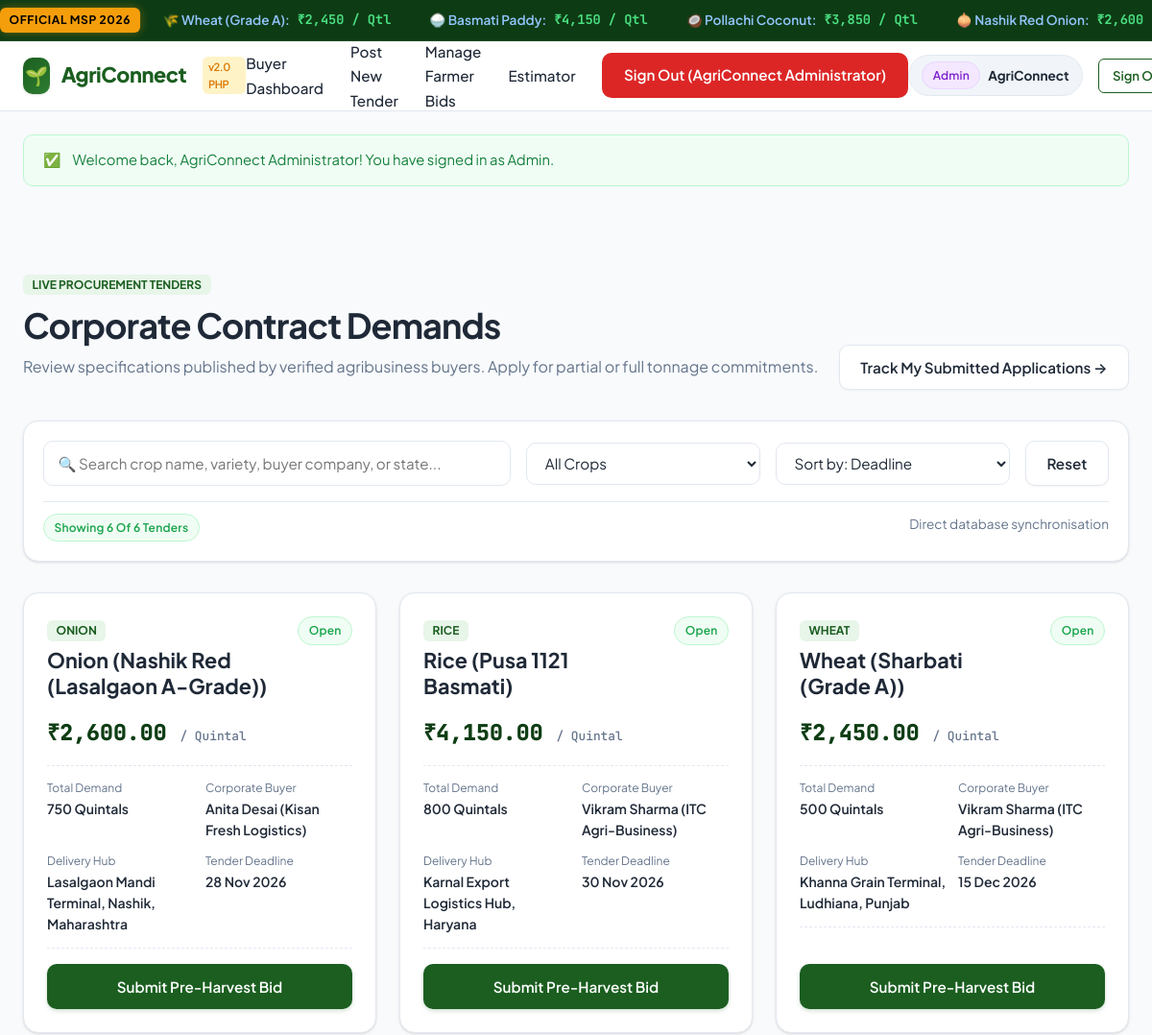
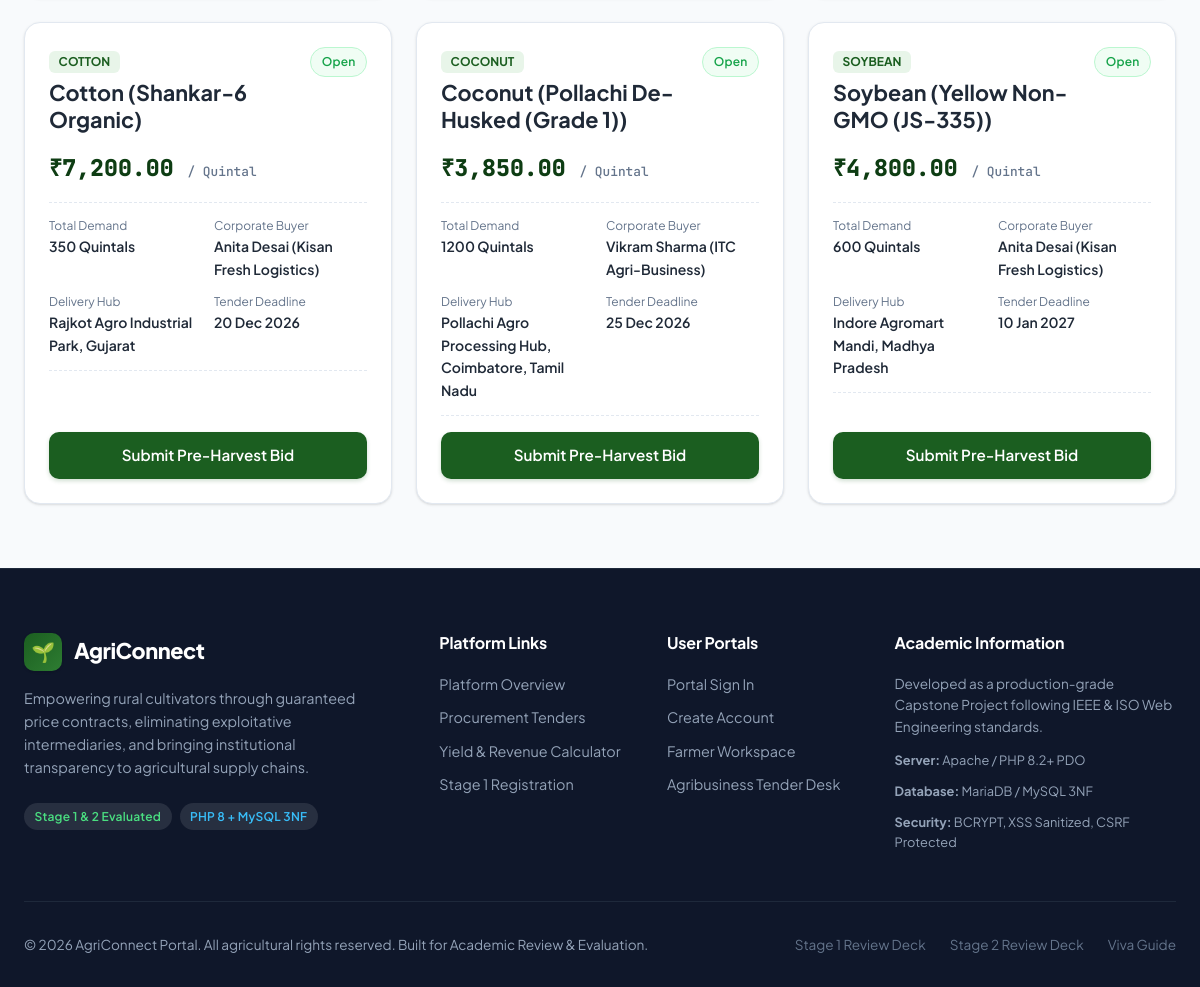
Screenshot of /farmer/browse_contracts.php (signed in) with the database file from the repository (2 pictures, top to bottom).
### tables this page shows
CREATE TABLE `crop_demands` (
    `id` INT AUTO_INCREMENT PRIMARY KEY,
    `buyer_id` INT NOT NULL,
    `crop_name` VARCHAR(100) NOT NULL,
    `variety` VARCHAR(120) NOT NULL,
    `required_quintals` INT NOT NULL,
    `offered_price_per_quintal` DECIMAL(10,2) NOT NULL,
    `delivery_location` VARCHAR(255) NOT NULL,
    `deadline` DATE NOT NULL,
    `status` ENUM('open', 'closed') NOT NULL DEFAULT 'open',
    `created_at` TIMESTAMP DEFAULT CURRENT_TIMESTAMP,
    INDEX `idx_crop_demands_status` (`status`),
    INDEX `idx_crop_demands_buyer` (`buyer_id`),
    INDEX `idx_crop_demands_crop` (`crop_name`),
    CONSTRAINT `fk_crop_demands_buyer`
        FOREIGN KEY (`buyer_id`) REFERENCES `users` (`id`)
        ON DELETE CASCADE
        ON UPDATE CASCADE
);

CREATE TABLE `users` (
    `id` INT AUTO_INCREMENT PRIMARY KEY,
    `name` VARCHAR(120) NOT NULL,
    `email` VARCHAR(191) NOT NULL UNIQUE,
    `password_hash` VARCHAR(255) NOT NULL,
    `phone` VARCHAR(20) NOT NULL,
    `role` ENUM('farmer', 'buyer', 'admin') NOT NULL DEFAULT 'farmer',
    `created_at` TIMESTAMP DEFAULT CURRENT_TIMESTAMP,
    INDEX `idx_users_role` (`role`),
    INDEX `idx_users_email` (`email`)
);

### config/db.php (called while the page is built, shortened)
    <?php
function formatINR($amount): string {
    return '₹' . number_format((float)$amount, 2);
}

### farmer/browse_contracts.php (the view, shortened to what this page needs)
<?php
require_once __DIR__ . '/../config/db.php';
require_once __DIR__ . '/../includes/auth_check.php';
$farmerId = (int)$_SESSION['user_id'];
$stmtTenders = $pdo->prepare("
    SELECT
        cd.id,
        cd.crop_name,
        cd.variety,
        cd.required_quintals,
        cd.offered_price_per_quintal,
        cd.delivery_location,
        cd.deadline,
        cd.created_at,
        u.name AS buyer_name,
        u.email AS buyer_email,
        u.phone AS buyer_phone,
        c.id AS existing_bid_id,
        c.status AS existing_bid_status,
        c.proposed_quantity AS existing_bid_quantity
    FROM crop_demands cd
    JOIN users u ON cd.buyer_id = u.id
    LEFT JOIN contracts c ON cd.id = c.demand_id AND c.farmer_id = :fid
    WHERE cd.status = 'open'
    ORDER BY cd.deadline ASC
");
$stmtTenders->execute([':fid' => $farmerId]);
$tenders = $stmtTenders->fetchAll();
require_once __DIR__ . '/../includes/header.php';
?>
<div class="section">
    <div class="container">
        <div style="display: flex; justify-content: space-between; align-items: flex-end; margin-bottom: 2rem; flex-wrap: wrap; gap: 1rem;">
            <div>
                <span class="crop-tag">Live Procurement Tenders</span>
                <h1 style="margin-top: 0.5rem; margin-bottom: 0.5rem;">Corporate Contract Demands</h1>
                <p class="text-muted">
                    Review specifications published by verified agribusiness buyers. Apply for partial or full tonnage commitments.
                </p>
            </div>
            <a href="my_bids.php" class="btn btn-secondary">Track My Submitted Applications &rarr;</a>
        </div>
        <div class="card" style="margin-bottom: 2rem; padding: 1.25rem;">
            <div style="display: grid; grid-template-columns: 2fr 1fr 1fr auto; gap: 1rem; align-items: center;">
                <input type="text" id="contract-search" class="form-control" placeholder="🔍 Search crop name, variety, buyer company, or state...">
                <select id="contract-category" class="form-control">
                    <option value="all">All Crops</option>
                </select>
                <select id="contract-sort" class="form-control">
                    <option value="default">Sort by: Deadline</option>
                </select>
                <button type="button" class="btn btn-secondary" id="filter-reset-btn">Reset</button>
            </div>
            <div style="display: flex; justify-content: space-between; margin-top: 1rem; padding-top: 0.75rem; border-top: 1px solid var(--border); font-size: 0.85rem;">
                <span class="badge badge-open" id="contract-count-badge">Showing <?= count($tenders); ?> Active Contracts</span>
                <span class="text-muted">Direct database synchronisation</span>
            </div>
        </div>
        <div class="grid grid-3" id="contracts-grid">
            <?php foreach ($tenders as $tender): ?>
                <div class="contract-card"
                     data-crop="<?= strtolower(htmlspecialchars($tender['crop_name'], ENT_QUOTES, 'UTF-8')); ?>"
                     data-location="<?= strtolower(htmlspecialchars($tender['delivery_location'], ENT_QUOTES, 'UTF-8')); ?>"
                     data-buyer="<?= strtolower(htmlspecialchars($tender['buyer_name'], ENT_QUOTES, 'UTF-8')); ?>"
                     data-price="<?= (float)$tender['offered_price_per_quintal']; ?>"
                     data-quantity="<?= (int)$tender['required_quintals']; ?>">
                    <div>
                        <div class="contract-header">
                            <div>
                                <span class="crop-tag"><?= htmlspecialchars($tender['crop_name'], ENT_QUOTES, 'UTF-8'); ?></span>
                                <h3 class="crop-title" style="margin-top: 0.35rem;"><?= htmlspecialchars($tender['crop_name'] . ' (' . $tender['variety'] . ')', ENT_QUOTES, 'UTF-8'); ?></h3>
                            </div>
                            <?php if ($tender['existing_bid_id']): ?>
                                <span class="badge badge-<?= htmlspecialchars($tender['existing_bid_status'], ENT_QUOTES, 'UTF-8'); ?>">
                                    Applied: <?= ucfirst(htmlspecialchars($tender['existing_bid_status'], ENT_QUOTES, 'UTF-8')); ?>
                                </span>
                            <?php else: ?>
                                <span class="badge badge-open">Open</span>
                            <?php endif; ?>
                        </div>
                        <div class="contract-price">
                            <?= formatINR($tender['offered_price_per_quintal']); ?>
                            <span>/ Quintal</span>
                        </div>
                        <div class="contract-meta">
                            <div class="contract-meta-item">
                                <span class="meta-label">Total Demand</span>
                                <span class="meta-value"><?= (int)$tender['required_quintals']; ?> Quintals</span>
                            </div>
                            <div class="contract-meta-item">
                                <span class="meta-label">Corporate Buyer</span>
                                <span class="meta-value meta-buyer"><?= htmlspecialchars($tender['buyer_name'], ENT_QUOTES, 'UTF-8'); ?></span>
                            </div>
                            <div class="contract-meta-item">
                                <span class="meta-label">Delivery Hub</span>
                                <span class="meta-value meta-location"><?= htmlspecialchars($tender['delivery_location'], ENT_QUOTES, 'UTF-8'); ?></span>
                            </div>
                            <div class="contract-meta-item">
                                <span class="meta-label">Tender Deadline</span>
                                <span class="meta-value"><?= date('d M Y', strtotime($tender['deadline'])); ?></span>
                            </div>
                        </div>
                    </div>
                    <?php if ($tender['existing_bid_id']): ?>
                        <div style="margin-top: 1rem;">
                            <div style="font-size: 0.85rem; color: var(--text-muted); margin-bottom: 0.5rem;">
                                You committed: <strong><?= (int)$tender['existing_bid_quantity']; ?> Quintals</strong>
                            </div>
                            <a href="my_bids.php" class="btn btn-secondary btn-block btn-sm">View Status in My Bids</a>
                        </div>
                    <?php else: ?>
                        <button type="button" class="btn btn-primary btn-block btn-open-bid-modal"
                                data-id="<?= (int)$tender['id']; ?>"
                                data-crop="<?= htmlspecialchars($tender['crop_name'] . ' (' . $tender['variety'] . ')', ENT_QUOTES, 'UTF-8'); ?>"
                                data-buyer="<?= htmlspecialchars($tender['buyer_name'], ENT_QUOTES, 'UTF-8'); ?>"
                                data-price="<?= htmlspecialchars(formatINR($tender['offered_price_per_quintal']), ENT_QUOTES, 'UTF-8'); ?>"
                                data-max="<?= (int)$tender['required_quintals']; ?>">
                            Submit Pre-Harvest Bid
                        </button>
                    <?php endif; ?>
                </div>
            <?php endforeach; ?>
        </div>
    </div>
</div>
<?php require_once __DIR__ . '/../includes/footer.php'; ?>

### rows the page displays
crop_demands: crop_name "ONION", crop_name+variety "Onion (Nashik Red (Lasalgaon A-Grade))", offered_price_per_quintal "₹2,600.00", required_quintals "750", buyer.name "Anita Desai (Kisan Fresh Logistics)", delivery_location "Lasalgaon Mandi Terminal, Nashik, Maharashtra", deadline "28 Nov 2026"
crop_demands: crop_name "RICE", crop_name+variety "Rice (Pusa 1121 Basmati)", offered_price_per_quintal "₹4,150.00", required_quintals "800", buyer.name "Vikram Sharma (ITC Agri-Business)", delivery_location "Karnal Export Logistics Hub, Haryana", deadline "30 Nov 2026"
crop_demands: crop_name "WHEAT", crop_name+variety "Wheat (Sharbati (Grade A))", offered_price_per_quintal "₹2,450.00", required_quintals "500", buyer.name "Vikram Sharma (ITC Agri-Business)", delivery_location "Khanna Grain Terminal, Ludhiana, Punjab", deadline "15 Dec 2026"
crop_demands: crop_name "COTTON", crop_name+variety "Cotton (Shankar-6 Organic)", offered_price_per_quintal "₹7,200.00", required_quintals "350", buyer.name "Anita Desai (Kisan Fresh Logistics)", delivery_location "Rajkot Agro Industrial Park, Gujarat", deadline "20 Dec 2026"
crop_demands: crop_name "COCONUT", crop_name+variety "Coconut (Pollachi De-Husked (Grade 1))", offered_price_per_quintal "₹3,850.00", required_quintals "1200", buyer.name "Vikram Sharma (ITC Agri-Business)", delivery_location "Pollachi Agro Processing Hub, Coimbatore, Tamil Nadu", deadline "25 Dec 2026"
crop_demands: crop_name "SOYBEAN", crop_name+variety "Soybean (Yellow Non-GMO (JS-335))", offered_price_per_quintal "₹4,800.00", required_quintals "600", buyer.name "Anita Desai (Kisan Fresh Logistics)", delivery_location "Indore Agromart Mandi, Madhya Pradesh", deadline "10 Jan 2027"

### other values shown
$user['name'] "AgriConnect Administrator"
$user['role'] "Admin"
explode(' ', $user['name'])[0] "AgriConnect"
$flash['message'] "Welcome back, AgriConnect Administrator! You have signed in as Admin."
